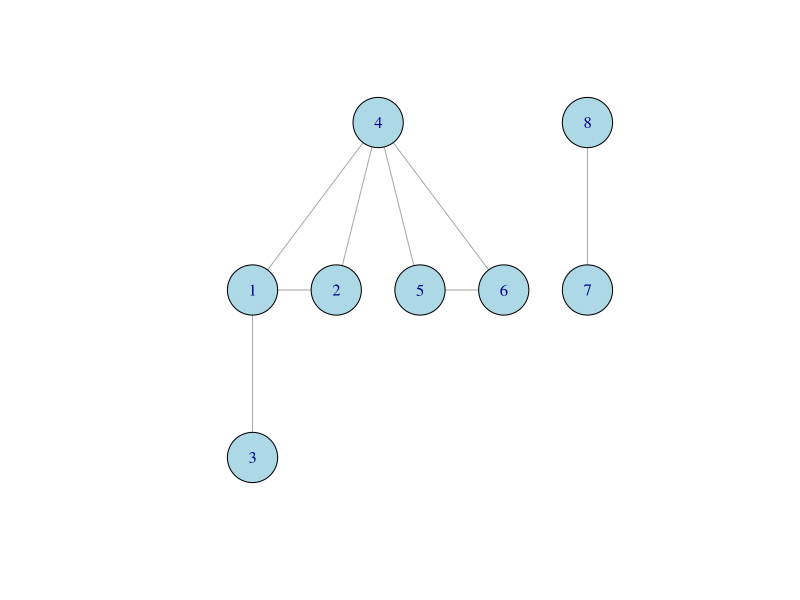
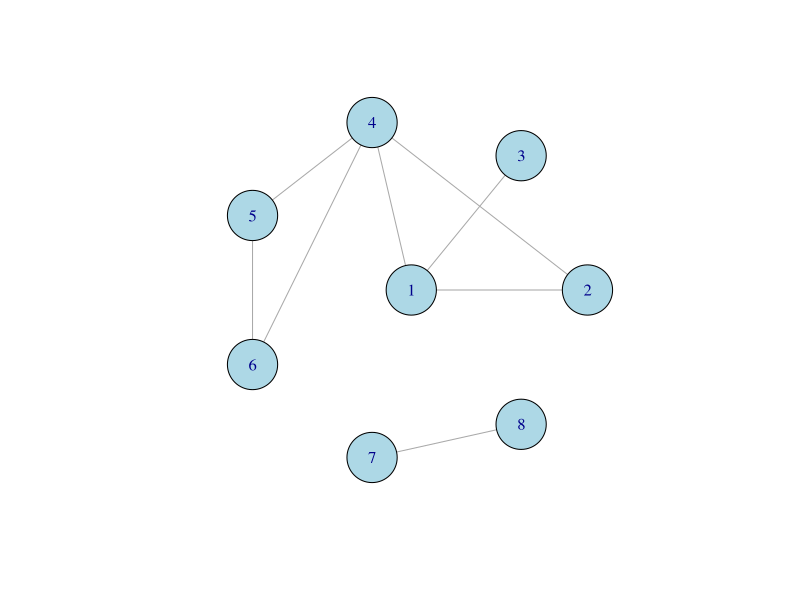
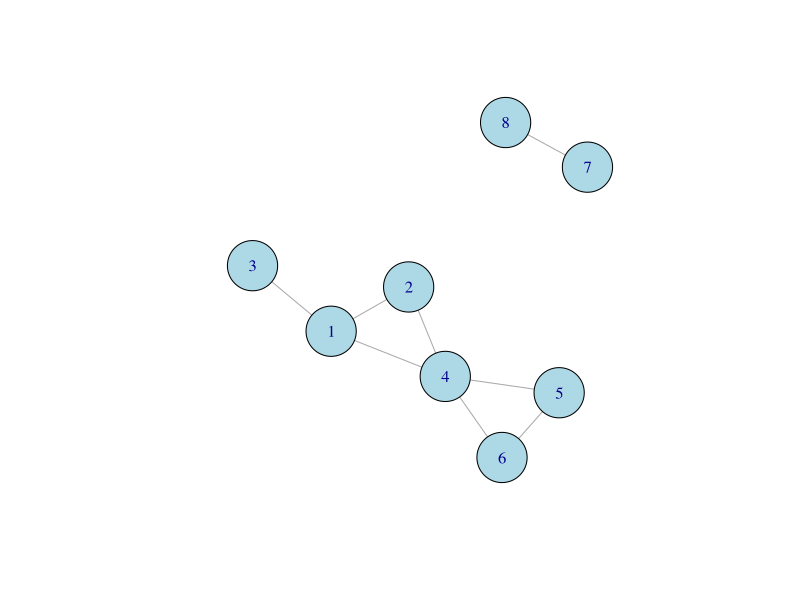
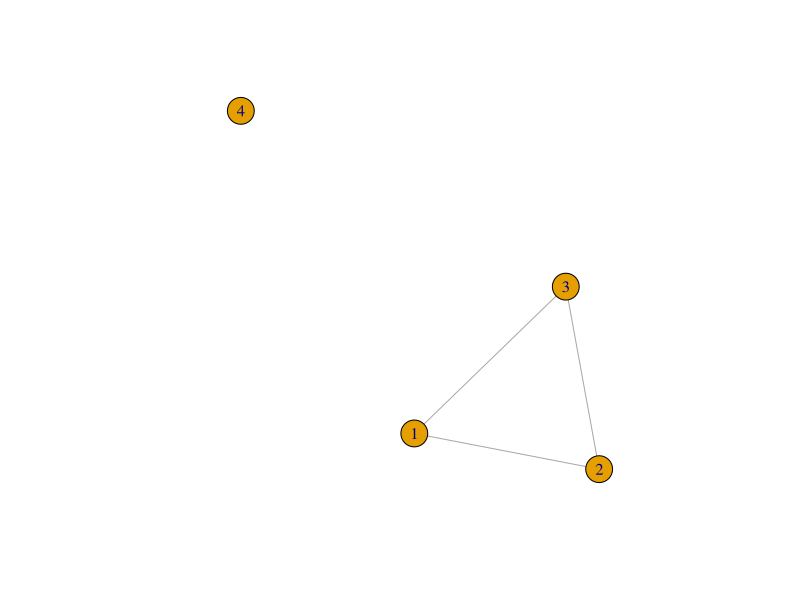
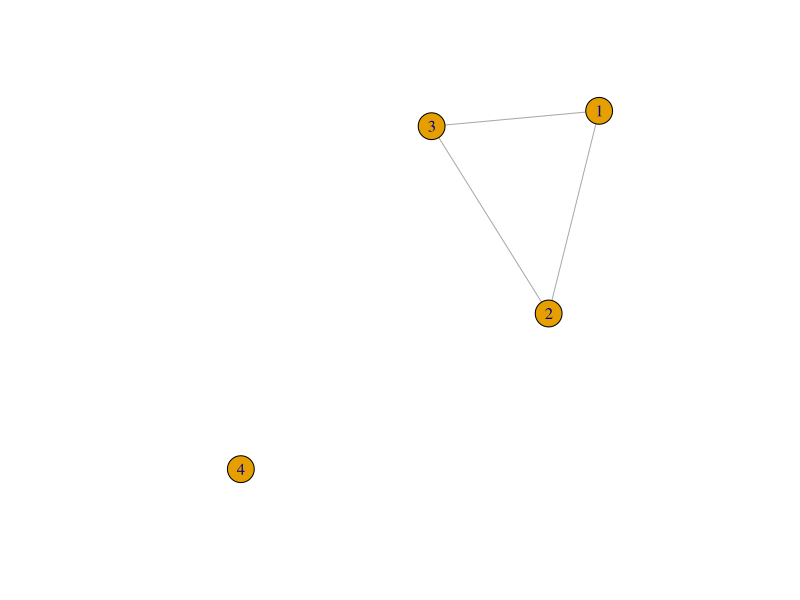
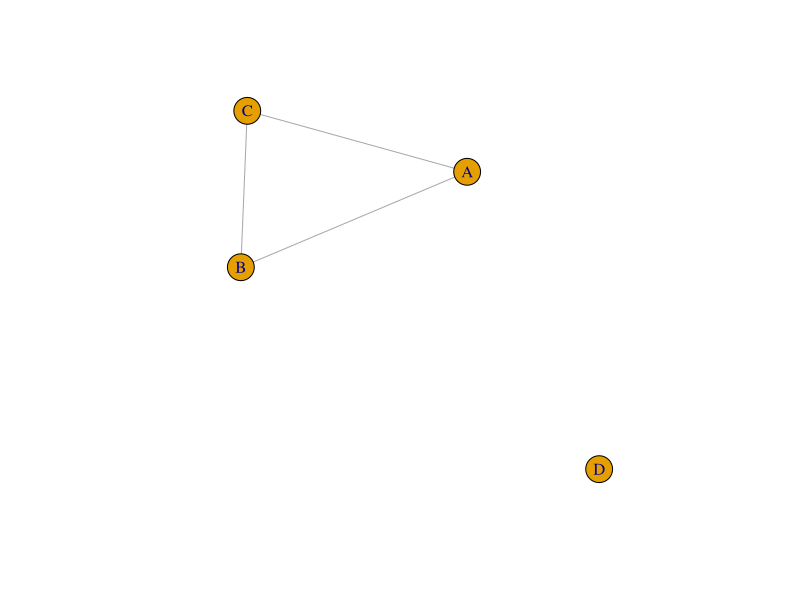
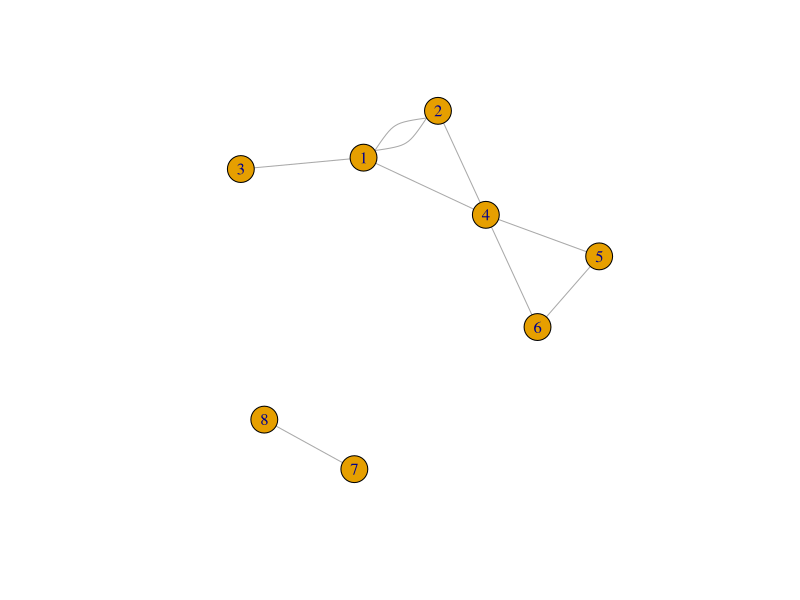

Write the R code that produced these figures, in order.
# Práctica del tema 1 ----
# Grafos en R ----
library(igraph)

# Generar un Grafo
G <- make_graph(
  c(1,2,
    1,3,
    1,4,
    2,4,
    4,5,
    4,6,
    5,6,
    7,8),
  directed = FALSE
)

G
V(G)
E(G)

# Visualización del grafo
plot(G,vertex.size=30,vertex.color="lightblue",vertex.label.size=.8,layout=layout_as_tree(G))

plot(G,vertex.size=30,vertex.color="lightblue",vertex.label.size=.8,layout=layout_as_star(G))

plot(G,vertex.size=30,vertex.color="lightblue",vertex.label.size=.8,layout=layout_with_fr(G))

# Vertice aislado?
Ga <- graph(c(1,2,1,3,2,3),directed = F)

## Opción 1
Ga <- add_vertices ( Ga,1)
plot (Ga)

## Opción 2
Ga_2 = make_graph(c(1,2,1,3,2,3),directed = F,n=4)
plot(Ga_2)

# Cambiar el nombre a los vértices
V(Ga)$name <- c("A","B","C","D")
plot(Ga)

# o(G) = n; vértices
V(G)
vcount(G)

# t(G) = m; aristas
E(G)
ecount(G)

# máxima multiplicidad
any_multiple(G)

!any_multiple(G)

#Añadir ejes
Gbis <- add_edges(G,c(1,2))
plot(Gbis)
any_multiple(Gbis)
count_multiple(Gbis)
max(count_multiple(Gbis)) #Obtener el valor de p
